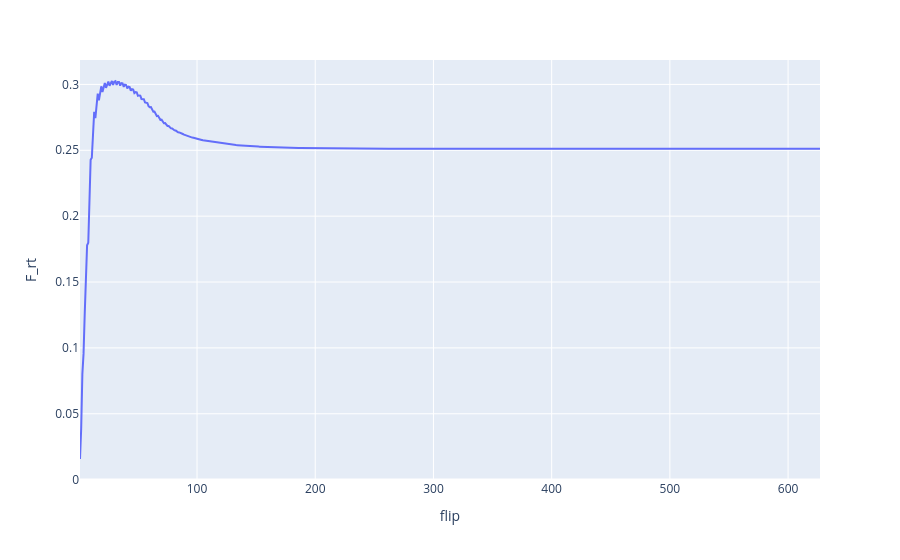

Notebook code for this chart:
### Code cell
if hoda.extra_train_info:
    fig = px.line(df, x='flip', y='F_rt')
    fig.show()

### Figure 1 — Plotly figure (JSON) as saved in the notebook; plotly's stock layout.template omitted (floating-point values rounded to 4 significant figures; data arrays with more than 128 entries replaced by an {"elided": "..."} marker saying what was removed)
{"data": [{"hovertemplate": "flip=%{x}<br>F_rt=%{y}<extra></extra>", "legendgroup": "", "line": {"color": "#636efa", "dash": "solid"}, "marker": {"symbol": "circle"}, "mode": "lines", "name": "", "orientation": "v", "showlegend": false, "type": "scatter", "x": {"elided": "627 int values"}, "xaxis": "x", "y": {"elided": "627 float values"}, "yaxis": "y"}], "layout": {"legend": {"tracegroupgap": 0}, "margin": {"t": 60}, "xaxis": {"anchor": "y", "domain": [0, 1], "title": {"text": "flip"}}, "yaxis": {"anchor": "x", "domain": [0, 1], "title": {"text": "F_rt"}}}}
